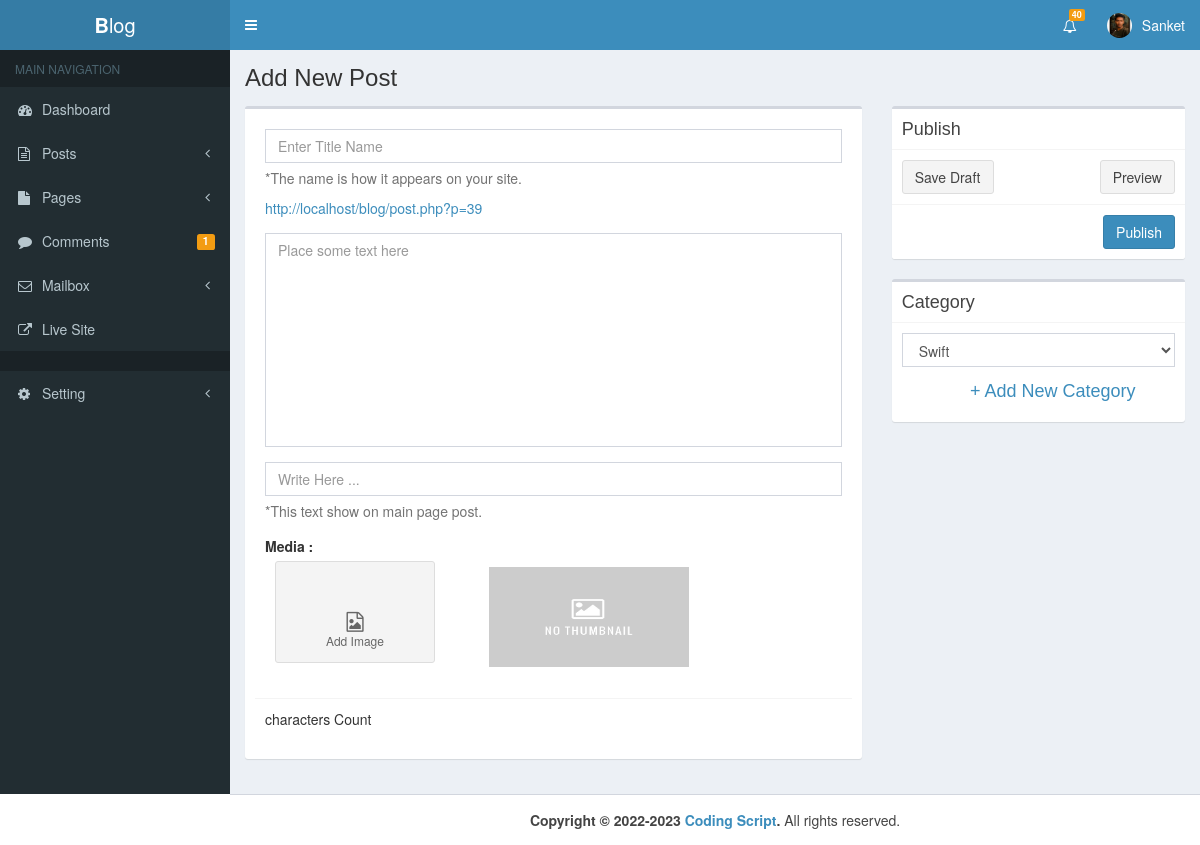
The page /admin/new_post.php (signed in) on the database its author committed.
### tables this page shows
CREATE TABLE `user` (
  `id` int(11) NOT NULL,
  `username` varchar(100) NOT NULL,
  `email` varchar(100) NOT NULL,
  `website` varchar(100) NOT NULL,
  `fname` varchar(100) NOT NULL,
  `lname` varchar(100) NOT NULL,
  `bio` mediumtext NOT NULL,
  `detail` varchar(500) NOT NULL,
  `password` varchar(100) NOT NULL,
  `img` varchar(1000) NOT NULL,
  `registered_date` varchar(100) NOT NULL
);

CREATE TABLE `posts` (
  `id` int(11) NOT NULL,
  `date` varchar(50) NOT NULL,
  `title` varchar(200) NOT NULL,
  `category` varchar(100) NOT NULL,
  `author` varchar(100) NOT NULL,
  `img` varchar(200) NOT NULL,
  `post` longtext NOT NULL,
  `sampleText` varchar(200) NOT NULL,
  `post_status` varchar(50) NOT NULL,
  `type` varchar(50) NOT NULL,
  `comment_count` int(11) NOT NULL,
  `post_view` int(11) NOT NULL,
  `unique_visitor` int(11) NOT NULL,
  `category_id` int(11) NOT NULL
);

### admin/new_post.php (the view, shortened to what this page needs)
<?php
include "header.php"
?>
<?php
$sql = "SELECT * FROM posts ORDER BY id DESC LIMIT 1";
$result = mysqli_query($con,$sql);
$row = mysqli_fetch_array($result);
$postID = $row['id'] + 1;
 ?>
<body class="hold-transition skin-blue sidebar-mini">
<div class="wrapper">
  <?php include "nav.php" ?>
  <?php include "sidebar.php" ?>
  <div class="content-wrapper">
    <section class="content-header">
      <h1>
        Add New Post
      </h1>
    </section>
    <section class="content">
      <div class="row">
        <form role="form" action="new_post.php" method="post" enctype="multipart/form-data">
        <div class="col-md-8">
          <div class="box">
           <div class="box-body">
              <div class="box-body">
                <div class="form-group">
                  <input type="text" name="title" class="form-control" placeholder="Enter Title Name">
                  <span class="help-block">*The name is how it appears on your site.</span>
                  <span class="help-block"><a href="#"><?php echo "http://localhost/blog/post.php?p=$postID"; ?></a></span>
                </div>
                <div class="form-group">
                  <textarea style="resize:none" rows="10" name="detail" class="form-control tinymce" placeholder="Place some text here"></textarea>
                </div>
                <div class="form-group">
                  <input type="text" onkeyup="cnt(this.value)" name="sampleText" class="form-control" placeholder="Write Here ...">
                  <span class="help-block">*This text show on main page post.</span>
                </div>
                <div class="form-group">
                  <label>Media :</label><br>
                  <span class="btn btn-app btn-file" style="padding:50px;">
                    <i class="fa fa-file-image-o"></i> Add Image
                  </span>
                  <span style="padding:50px;">
                    <img id="preview" src="upload/default.jpg"  style="width:200px; height:100px;">
                  </span>
                </div>
              </div>
                <div class="box-footer">
                  <p>characters Count <span id=charcount></span></p>
                </div>
              </div>
            </div>
          </div>
          <div class="col-md-4">
            <div class="box">
              <div class="box-header with-border">
                <h3 class="box-title">Publish</h3>
              </div>
              <div class="box-body">
                   <button type="submit" name="Draft" class="btn btn-default">Save Draft</button>
                   <button type="submit" name="Preview" class="btn btn-default pull-right">Preview</button>
              </div>
              <div class="box-footer">
                  <button type="submit" name="Publish" class="btn btn-primary pull-right">Publish</button>
              </div>
            </div>
          </div>
          <div class="col-md-4">
            <div class="box">
              <div class="box-header with-border">
                <h3 class="box-title">Category</h3>
              </div>
             <div class="box-body">
                  <div class="form-group">
                    <select name="category" class="form-control">
                      <?php
                        $sql = "SELECT * FROM category ORDER BY id DESC";
                        $result = mysqli_query($con,$sql);
                          while ($row = mysqli_fetch_array($result)) {
                            $name = $row['name'];
                        ?>
                            <option value="<?php echo $name; ?>"><?php echo $name; ?></option>
                        <?php
                            }
                        ?>
                    </select>
                  </div>
                  <h4 class="box-title col-md-offset-3">
                    <a data-toggle="collapse" data-parent="#accordion" href="#cat">
                      + Add New Category
                    </a>
                  </h4>
              </div>
            </div>
          </div>
        </form>
        </div>
      </div>
     </div>
  <?php include "footer.php" ?>
</body>

### admin/nav.php (shortened to what this page needs)
<?php
$con = new mysqli("localhost","root","","blog");
$i = $_SESSION['User_Id'];
$sql = "SELECT * FROM user WHERE id = '$i'";
$result = mysqli_query($con,$sql);
$row = mysqli_fetch_array($result);
$user = $row['username'];
$img = $row['img'];
 ?>
<header class="main-header">
  <a href="index.php" class="logo">
    <span class="logo-lg"><b>B</b>log</span>
  </a>
  <nav class="navbar navbar-static-top">
      <a href="#" class="sidebar-toggle" data-toggle="push-menu" role="button">
      </a>
      <div class="navbar-custom-menu">
        <ul class="nav navbar-nav">
          <li class="dropdown notifications-menu">
           <a href="#" class="dropdown-toggle" data-toggle="dropdown">
             <i class="fa fa-bell-o"></i>
             <span class="label label-warning">40</span>
           </a>
         </li>
          <li class="dropdown user user-menu">
            <a href="#" class="dropdown-toggle" data-toggle="dropdown">
              <?php if (!empty($img)): ?>
                <img src="upload/<?php echo "$img"; ?>" class="user-image" alt="User Image">
              <?php endif; ?>
              <span class="hidden-xs"><?php echo "$user"; ?></span>
            </a>
          </li>
        </ul>
      </div>
    </nav>
</header>

### admin/assets/css/main.css (style rules this page uses)
body { min-height: 100vh; }

### rows shown on the page
user: img (placeholder picture), username "Sanket"
posts: id "39"

### other values the page prints
$PendingComment "1"
form field category "Swift"
